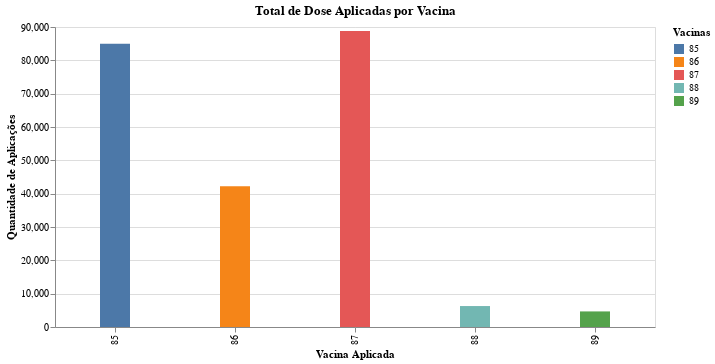

The notebook cell this image was saved under:
### Code cell
alt.Chart(vacinasAplicadas).mark_bar(size=30).encode(
    alt.X('vacina:N', title='Vacina Aplicada'),
    alt.Y('quantidade:Q', title='Quantidade de Aplicações'),
    alt.Color('vacina:N', title='Vacinas')
).properties(
    width=600,
    title='Total de Dose Aplicadas por Vacina'
)

### Figure 1 — Vega-Lite specification as saved in the notebook (floating-point values rounded to 4 significant figures)
{"config": {"view": {"continuousWidth": 400, "continuousHeight": 300}}, "data": {"name": "data-7380e68fb88e6d8491c2da9164f5ff73"}, "mark": {"type": "bar", "size": 30}, "encoding": {"color": {"type": "nominal", "field": "vacina", "title": "Vacinas"}, "x": {"type": "nominal", "field": "vacina", "title": "Vacina Aplicada"}, "y": {"type": "quantitative", "field": "quantidade", "title": "Quantidade de Aplicações"}}, "title": "Total de Dose Aplicadas por Vacina", "width": 600, "$schema": "https://vega.github.io/schema/vega-lite/v4.8.1.json", "datasets": {"data-7380e68fb88e6d8491c2da9164f5ff73": [{"vacina": 87, "quantidade": 88782}, {"vacina": 85, "quantidade": 84949}, {"vacina": 86, "quantidade": 42224}, {"vacina": 88, "quantidade": 6285}, {"vacina": 89, "quantidade": 4673}]}}
